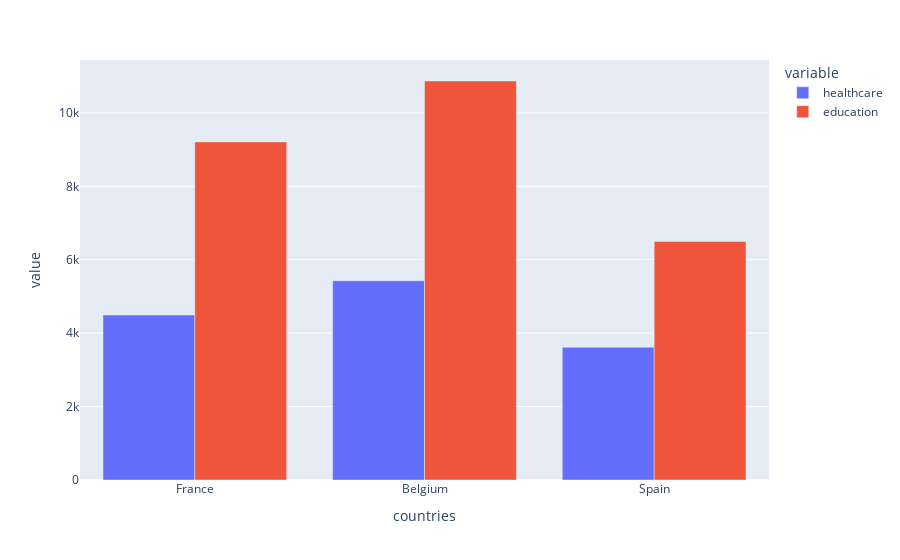

Notebook cell for this chart:
### Markdown cell above
### Plotly Express

### Code cell
# по оси x разместим страны, по оси y - признаки
# параметр barmode = 'group' указывает,
# что столбцы образования и здравоохранения нужно разместить рядом,
# а не внутри одного столбца (stacked)
px.bar(csect,
       x = 'countries',
       y = ['healthcare', 'education'],
       barmode = 'group')

### Figure 1 — Plotly figure (JSON) as saved in the notebook; plotly's stock layout.template omitted (floating-point values rounded to 4 significant figures)
{"data": [{"alignmentgroup": "True", "hovertemplate": "variable=healthcare<br>countries=%{x}<br>value=%{y}<extra></extra>", "legendgroup": "healthcare", "marker": {"color": "#636efa", "pattern": {"shape": ""}}, "name": "healthcare", "offsetgroup": "healthcare", "orientation": "v", "showlegend": true, "textposition": "auto", "type": "bar", "x": ["France", "Belgium", "Spain"], "xaxis": "x", "y": [4492, 5428, 3616], "yaxis": "y"}, {"alignmentgroup": "True", "hovertemplate": "variable=education<br>countries=%{x}<br>value=%{y}<extra></extra>", "legendgroup": "education", "marker": {"color": "#EF553B", "pattern": {"shape": ""}}, "name": "education", "offsetgroup": "education", "orientation": "v", "showlegend": true, "textposition": "auto", "type": "bar", "x": ["France", "Belgium", "Spain"], "xaxis": "x", "y": [9210, 10869, 6498], "yaxis": "y"}], "layout": {"barmode": "group", "legend": {"title": {"text": "variable"}, "tracegroupgap": 0}, "margin": {"t": 60}, "xaxis": {"anchor": "y", "domain": [0, 1], "title": {"text": "countries"}}, "yaxis": {"anchor": "x", "domain": [0, 1], "title": {"text": "value"}}}}
